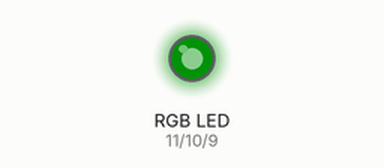
This sketch was run on a simulated Arduino Uno, built with avr-gcc and run on an emulated ATmega328P. Shown: an RGB LED mixed from three pins (HIGH = lit). Dim RGB values are drawn brighter than linear; random numbers use the default seed unless the sketch sets one.

Above: at 0.15 s.
At 0.75 s:
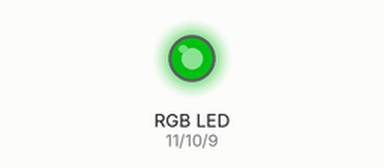
At 17.14 s:
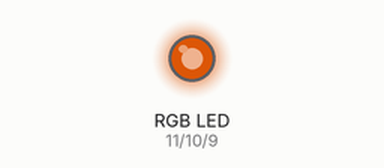
At 32.6 s:
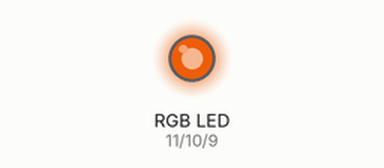
Timing chart, 0 to 32.5 s (numbered marks = the images above):
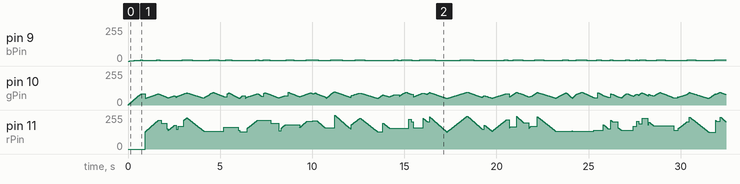

The sketch:

candle.ino
```cpp
// Pin locations
#define rPin 11
#define gPin 10
#define bPin 9

// Initialize vars
int i,d,last;

// RGB Color
int R=255,G=100,B=10;
// Brightness ratio, 0.0 to 1.0
float b = 1;
void setup(void) {
}

// Main function loop
void loop() {
  i = 127+random(128); // Minimum intensity plus a random number, combined 255
  d = 2+random(8); // Random delay between brightness levels

  // Instead of just setting a value per loop, this smoothly incriments
  // between brightness levels for a more organic look
  if(i > last) {
    for(int x = last; x < i; x++) {
      analogWrite(rPin, R*b*x/255);
      analogWrite(gPin, G*b*x/255);
      analogWrite(bPin, B*b*x/255);
      delay(d);
    }
  }
  else {
    for(int x = last; x >= i; x--) {
      analogWrite(rPin, R*b*x/255);
      analogWrite(gPin, G*b*x/255);
      analogWrite(bPin, B*b*x/255);
      delay(d);
    }
  }
  last = i;
}
```
